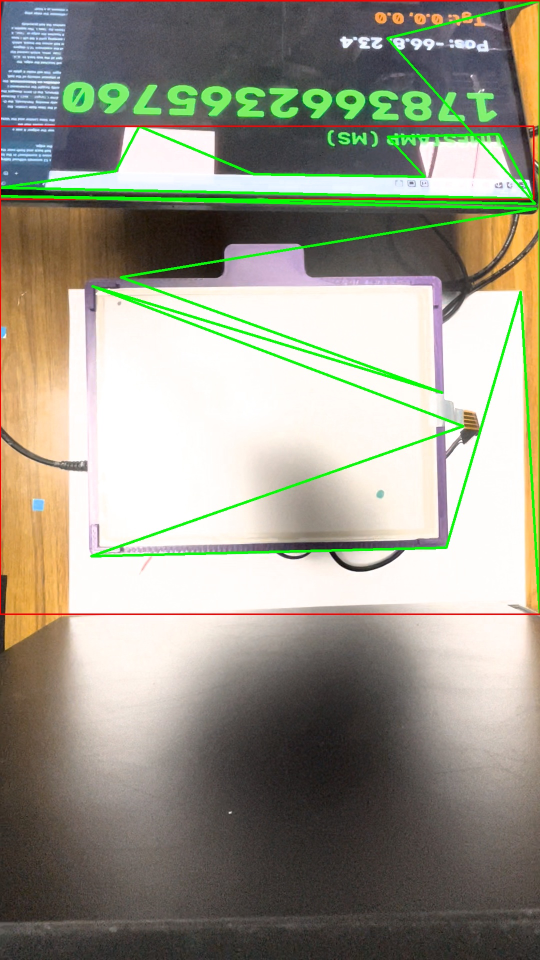
#> input picture detect_test.jpg, 1080 x 1920 px (shown at 1/2 size)
$ python -i marker_tracker.py   (imports and definitions only)
#> lines starting #> are read from the running program, lines starting #| are printed output that depends on the picture; after the words box and inside, x2 and y2 are one past the last pixel; in counts of white or black regions, pixels touching at a corner belong together
#> further down, picture is the input picture: shape (1920, 1080, 3); mean B, G, R 136.6, 152, 153.5
import cv2
import numpy as np
import math

class MarkerTracker:
    def __init__(self):
        # Default robust HSV thresholds for the 4 marker colors.
        # Format: [lower_bound, upper_bound]
        self.hsv_ranges = {
            'blue': [np.array([90, 50, 50]), np.array([150, 255, 255])],
            'grey': [np.array([0, 0, 30]), np.array([180, 50, 180])],
            'black': [np.array([0, 0, 0]), np.array([180, 255, 60])],
            'red_1': [np.array([0, 50, 50]), np.array([15, 255, 255])],
            'red_2': [np.array([165, 50, 50]), np.array([180, 255, 255])]
        }
        self.color_keys = ['blue', 'grey', 'black', 'red_1', 'red_2']
        self.current_color_idx = 0
        self.window_name = "Target Marker Tuning"
        self.tuning_enabled = False

    # [44 lines left out: functions setup_tuning_window, _on_color_change, read_tuning_window, not called in this run]

    def _check_color_match(self, mean_hsv, color_name):
        h, s, v = mean_hsv
        if color_name == 'red':
            r1_l, r1_u = self.hsv_ranges['red_1']
            r2_l, r2_u = self.hsv_ranges['red_2']
            in_r1 = (r1_l[0] <= h <= r1_u[0]) and (r1_l[1] <= s <= r1_u[1]) and (r1_l[2] <= v <= r1_u[2])
            in_r2 = (r2_l[0] <= h <= r2_u[0]) and (r2_l[1] <= s <= r2_u[1]) and (r2_l[2] <= v <= r2_u[2])
            return in_r1 or in_r2
        else:
            lower, upper = self.hsv_ranges[color_name]
            return (lower[0] <= h <= upper[0]) and (lower[1] <= s <= upper[1]) and (lower[2] <= v <= upper[2])

    def find_targets(self, warped_frame):
        targets = {'blue': None, 'grey': None, 'black': None, 'red': None}
        masks = {}

        if warped_frame is None or warped_frame.size == 0:
            return targets, masks

        # 1. Shape Extraction (Grayscale + Adaptive Threshold)
        gray = cv2.cvtColor(warped_frame, cv2.COLOR_BGR2GRAY)
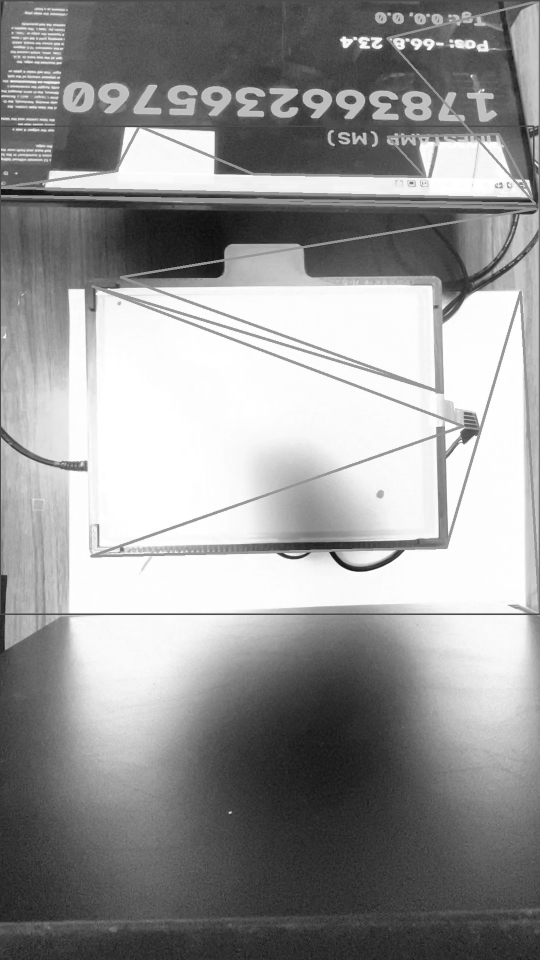
#> gray: shape (1920, 1080) (shown at 1/2 size); min 7, max 255, mean 150.7
        hsv_full = cv2.cvtColor(warped_frame, cv2.COLOR_BGR2HSV)
#> hsv_full: shape (1920, 1080, 3); mean H, S, V 39.3, 48.4, 164.4
        blurred = cv2.GaussianBlur(gray, (5, 5), 0)

        # Adaptive Threshold captures contrast edges well
        thresh = cv2.adaptiveThreshold(blurred, 255, cv2.ADAPTIVE_THRESH_MEAN_C, cv2.THRESH_BINARY_INV, 15, 5)
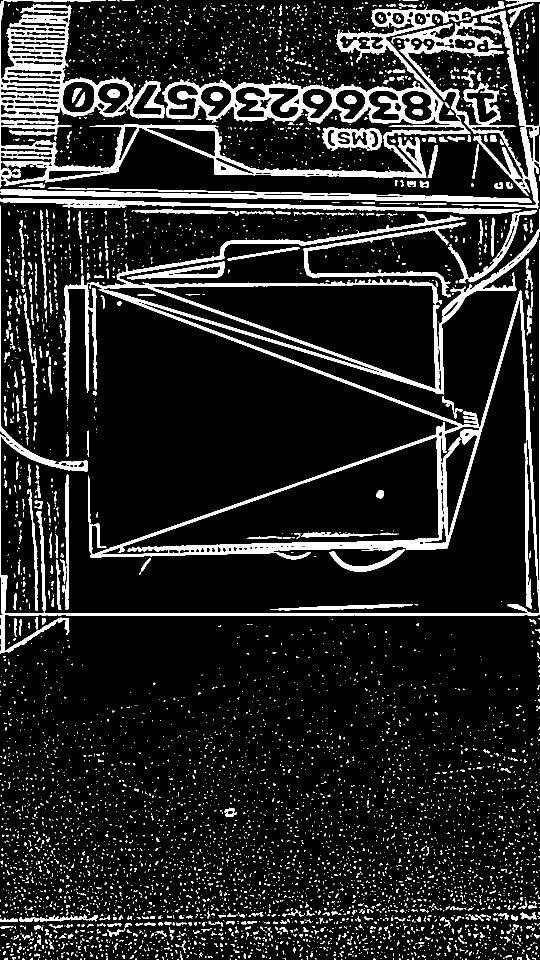
#> thresh: shape (1920, 1080) (shown at 1/2 size); 12.7% white; 5670 white regions (5027 under 20 px), largest, box (x1, y1, x2, y2) and area: (0, 411, 1080, 1307) 67961, (0, 0, 1009, 375) 65048, (783, 8, 1080, 417) 18305
        edges = cv2.Canny(blurred, 50, 150)
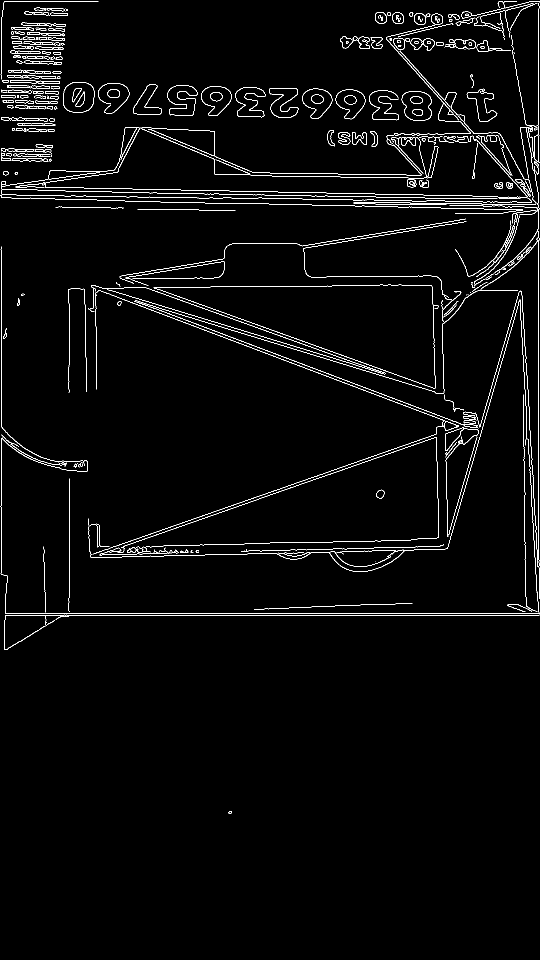
#> edges: shape (1920, 1080) (shown at 1/2 size); 2.4% white in thin lines or dots, all inside (x1, y1, x2, y2) = (0, 2, 1080, 1628)

        # Combine threshold and edges for a solid contour mask
        combined_mask = cv2.bitwise_or(thresh, edges)
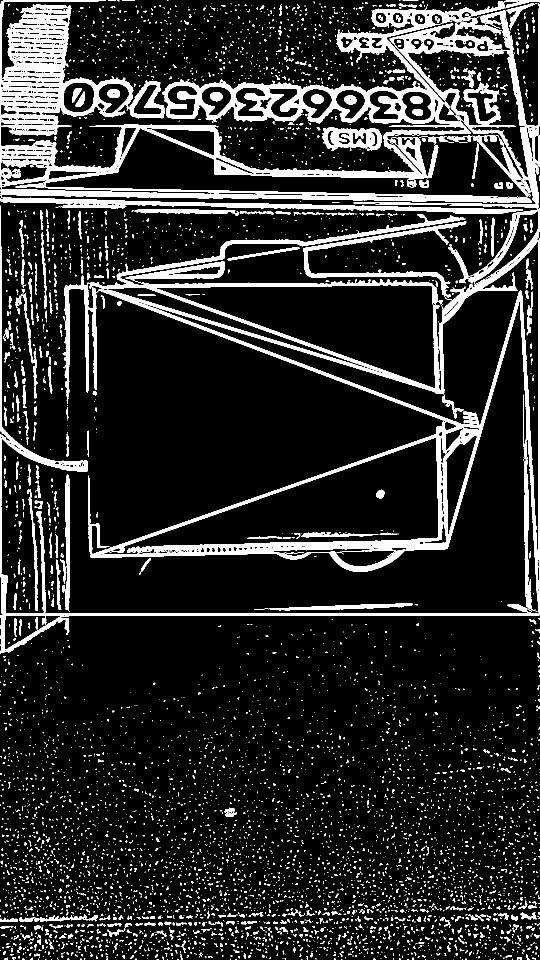
#> combined_mask: shape (1920, 1080) (shown at 1/2 size); 14.2% white; 5637 white regions (5018 under 20 px), largest, box (x1, y1, x2, y2) and area: (0, 0, 1080, 417) 113373, (0, 411, 1080, 1307) 92006, (0, 394, 1046, 428) 9336
        kernel = np.ones((3, 3), np.uint8)
        combined_mask = cv2.morphologyEx(combined_mask, cv2.MORPH_CLOSE, kernel)
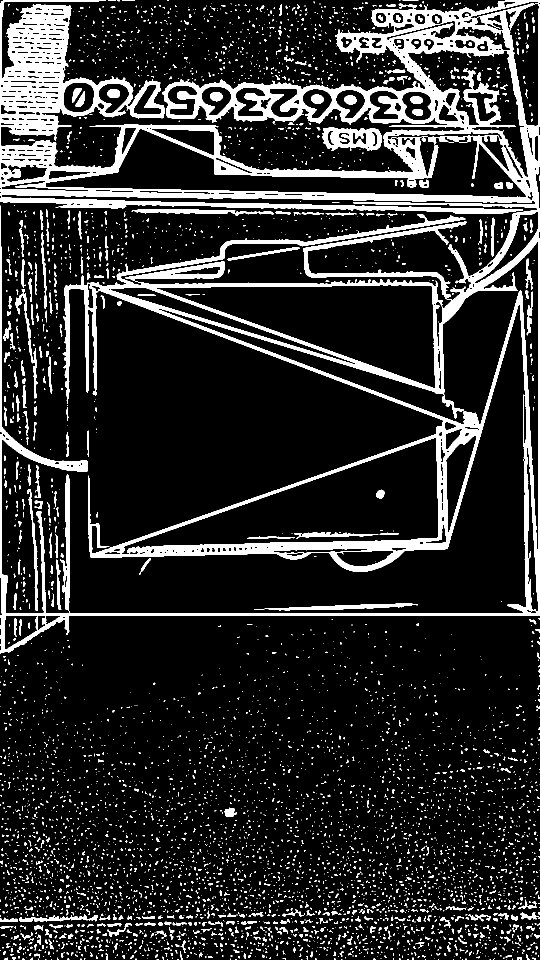
#> combined_mask: shape (1920, 1080) (shown at 1/2 size); 14.9% white; 5174 white regions (4551 under 20 px)

        # 2. Geometric Filtering
        contours, _ = cv2.findContours(combined_mask, cv2.RETR_EXTERNAL, cv2.CHAIN_APPROX_SIMPLE)
#> contours = 5024 contours, 4758 with area under 20; largest, box (x1, y1, x2, y2) and area: (0, 0, 1080, 1307) 567570, (644, 254, 764, 302) 4306, (508, 1207, 836, 1221) 1559, (263, 418, 548, 431) 1406, (31, 578, 76, 797) 934
        circular_blobs = []

        for cnt in contours:
            area = cv2.contourArea(cnt)
            if area < 50 or area > 5000:
                continue

            perimeter = cv2.arcLength(cnt, True)
            if perimeter == 0:
                continue

            circularity = 4 * math.pi * (area / (perimeter * perimeter))

            # The markers are round but not perfect, relaxed threshold to 0.5
            if circularity > 0.5:
                M = cv2.moments(cnt)
                if M["m00"] != 0:
                    cx = int(M["m10"] / M["m00"])
                    cy = int(M["m01"] / M["m00"])
                    circular_blobs.append((cnt, cx, cy))
#> this loop made 5024 passes
#> (area, perimeter, circularity, cx, cy) on passes 674, 2618: (54, 36.14, 0.519, 334, 1846), (272, 78.28, 0.558, 459, 1624)
#> area on passes 44, 49: 29.5, 20
#> after the loop, circular_blobs = 2 items

        # 3. Color Classification
        for cnt, cx, cy in circular_blobs:
            blob_mask = np.zeros(gray.shape, dtype=np.uint8)
            cv2.drawContours(blob_mask, [cnt], -1, 255, -1)

            # Calculate the mean HSV color inside the circular blob
            mean_color = cv2.mean(hsv_full, mask=blob_mask)[:3]

            for color_name in targets.keys():
                if targets[color_name] is None:
                    if self._check_color_match(mean_color, color_name):
                        targets[color_name] = (cx, cy)
                        break
#> this loop made 2 passes
#> (cx, cy) on pass 1: (334, 1846)
#> (cx, cy) on pass 2: (459, 1624)
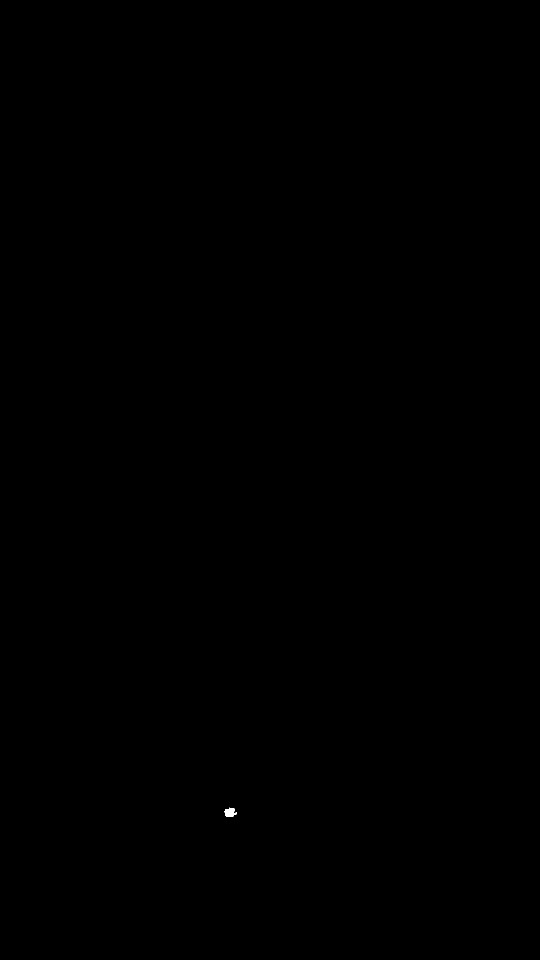
#> blob_mask: shape (1920, 1080) (shown at 1/2 size); 0.01% white; 1 white region, box (x1, y1, x2, y2) and area: (449, 1615, 474, 1634) 308
#> after the loop, targets = 4 items

        return targets, masks

>>> import cv2
>>> picture = cv2.imread('../../detect_test.jpg')
>>> result = MarkerTracker().find_targets(picture)
